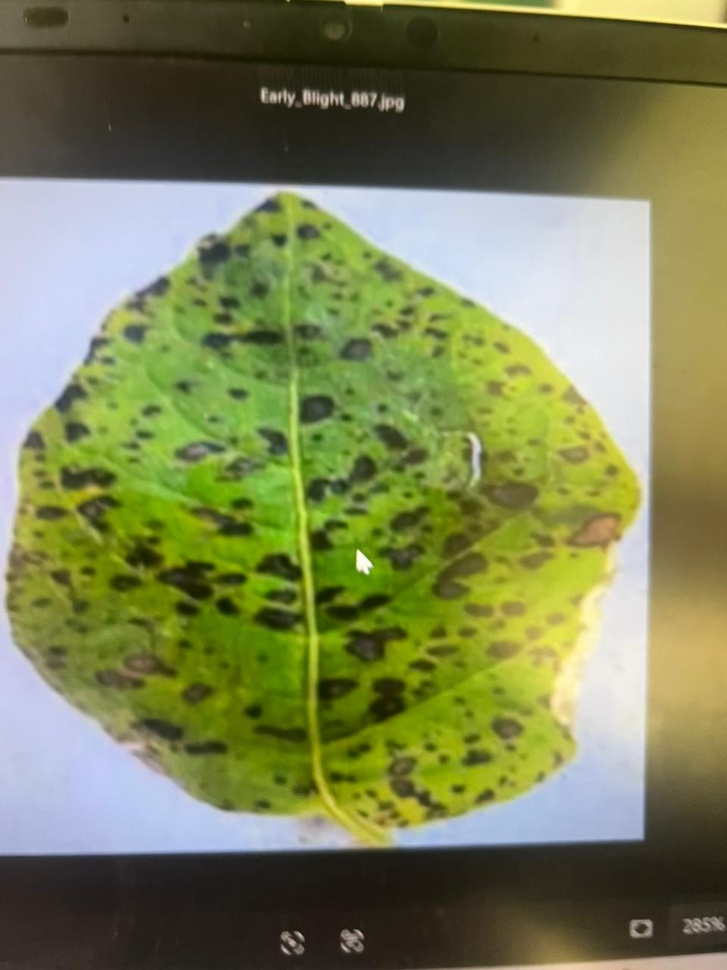
#> input picture test_photos/blurry/WhatsApp Image 2026-06-18 at 3.50.50 PM (2).jpeg, 727 x 970 px, shrunk from 960 x 1280 before the run; its folder holds only this picture in this run
$ python calibrate_blur_threshold.py
#> lines starting #> are read from the running program, lines starting #| are printed output that depends on the picture
# ==============================================================
# calibrate_blur_threshold.py — Farm Vision Threshold Calibration Tool
#
# PURPOSE:
#   Run this against a folder of your own real photos (mix of sharp
#   and blurry leaf images) to see what scores they actually get.
#   This tells you where to set BLUR_EDGE_VARIANCE_THRESHOLD in
#   main.py — instead of guessing.
#
# HOW TO USE:
#   1. Put your test photos in two folders:
#        test_photos/sharp/    ← 10-15 clear, in-focus leaf photos
#        test_photos/blurry/   ← 10-15 deliberately blurry/shaky photos
#   2. Run: python calibrate_blur_threshold.py
#   3. Look at the printed scores and the suggested threshold at the end.
#
# No TensorFlow needed — this only tests the blur-detection logic,
# which is pure PIL/numpy math.
# ==============================================================

import os
from PIL import Image, ImageFilter
import numpy as np

TEST_DIR = "test_photos"   # expects test_photos/sharp/ and test_photos/blurry/


def blur_score(image_path):
    """Same logic as is_blurry() in main.py — returns the raw score."""
    img   = Image.open(image_path).convert("L")          # grayscale
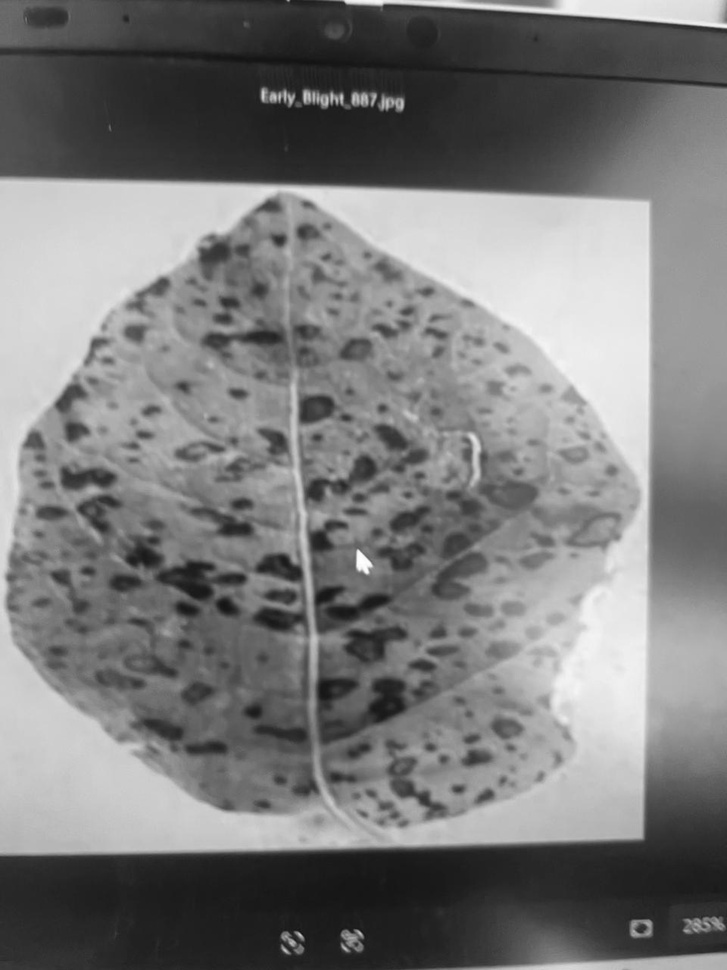
#> img: PIL image 727x970 L; min 15, max 254, mean 122.5
    edges = img.filter(ImageFilter.FIND_EDGES)
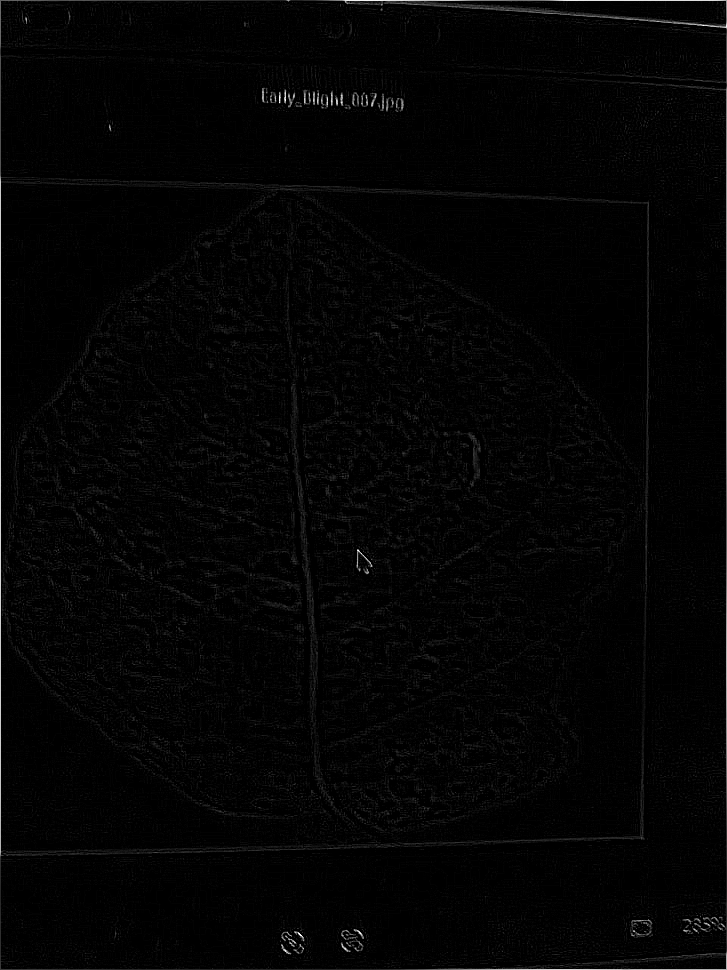
#> edges: PIL image 727x970 L; min 0, max 255, mean 4
    arr   = np.array(edges, dtype=np.float32)
    return float(arr.var())


def scan_folder(folder_path):
    scores = []
    if not os.path.exists(folder_path):
        print(f"  ⚠️  Folder not found: {folder_path}")
        return scores

    for fname in sorted(os.listdir(folder_path)):
        if not fname.lower().endswith((".jpg", ".jpeg", ".png", ".webp")):
            continue
        fpath = os.path.join(folder_path, fname)
        try:
            score = blur_score(fpath)
            scores.append(score)
            print(f"    {fname:35s} → score: {score:8.1f}")
        except Exception as e:
            print(f"    {fname:35s} → ERROR: {e}")
    return scores


def main():
    print("\n" + "=" * 60)
    print("  Farm Vision — Blur Threshold Calibration")
    print("=" * 60)

    sharp_dir  = os.path.join(TEST_DIR, "sharp")
    blurry_dir = os.path.join(TEST_DIR, "blurry")

    print(f"\n📸 SHARP images ({sharp_dir}):")
    sharp_scores = scan_folder(sharp_dir)

    print(f"\n📷 BLURRY images ({blurry_dir}):")
    blurry_scores = scan_folder(blurry_dir)
#|     WhatsApp Image 2026-06-18 at 3.50.50 PM (2).jpeg → score:    172.7
#> blurry_scores = [172.7]

    print("\n" + "=" * 60)
    print("  RESULTS")
    print("=" * 60)

    if not sharp_scores or not blurry_scores:
        print("\n⚠️  Need at least a few images in BOTH folders to calibrate.")
        print(f"   Create: {sharp_dir}/  and  {blurry_dir}/")
        print("   Put 10-15 real photos in each, then run this script again.")
        return

    sharp_min  = min(sharp_scores)
    sharp_avg  = sum(sharp_scores) / len(sharp_scores)
    blurry_max = max(blurry_scores)
    blurry_avg = sum(blurry_scores) / len(blurry_scores)

    print(f"\n  Sharp images   → min: {sharp_min:.1f}   avg: {sharp_avg:.1f}   (n={len(sharp_scores)})")
    print(f"  Blurry images  → max: {blurry_max:.1f}   avg: {blurry_avg:.1f}   (n={len(blurry_scores)})")

    if blurry_max < sharp_min:
        # Clean separation — pick the midpoint
        suggested = (blurry_max + sharp_min) / 2
        print(f"\n  ✅ Clean separation found!")
        print(f"  👉 Suggested BLUR_EDGE_VARIANCE_THRESHOLD = {suggested:.1f}")
        print(f"     (Set this value in main.py)")
    else:
        # Overlap — there's no single clean cutoff
        suggested = (sharp_avg + blurry_avg) / 2
        print(f"\n  ⚠️  Some overlap between sharp and blurry scores.")
        print(f"     This means blur alone won't perfectly separate every case —")
        print(f"     that's expected, the other 2 gates (leaf coverage + ImageNet")
        print(f"     sanity check) help catch what this one misses.")
        print(f"  👉 Suggested BLUR_EDGE_VARIANCE_THRESHOLD = {suggested:.1f}")
        print(f"     (Set this value in main.py — biased toward not rejecting")
        print(f"     genuinely sharp photos)")

    print("\n" + "=" * 60 + "\n")


if __name__ == "__main__":
    main()
